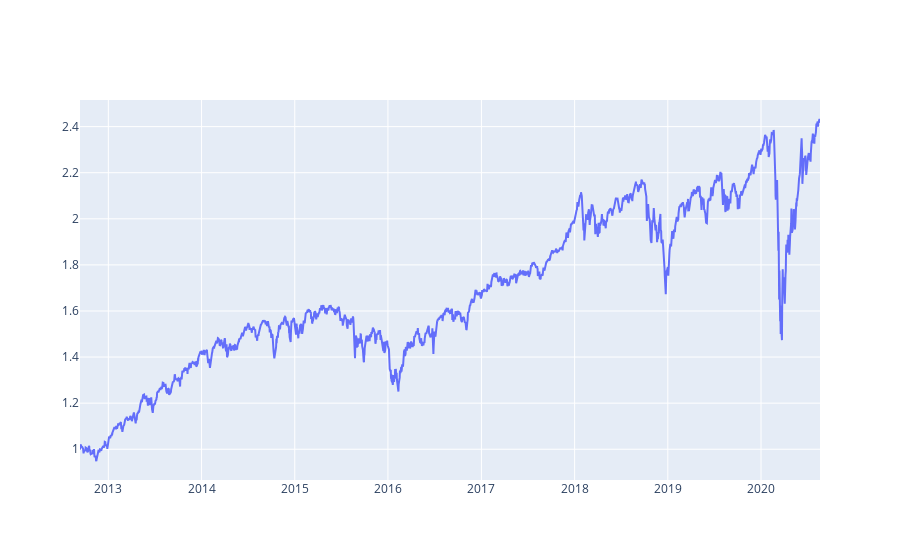

The notebook cell this image was saved under:
### Markdown cell above
Here a buy-and-hold strategy on liquid assets is defined. The strategy defines equal positive allocation weights on all liquid assets and is fully invested.

It is important to **trade only liquid assets**, as defined by the corresponding Quantiacs filter function, otherwise the submission will not be accepted for live evaluation.

After strategy definition local (i.e. their value corresponds to the given date) key statistical indicators are computed:

 * equity: the value of the equity curve, i.e. the cumulative sum of profits and losses;
 * relative_return: the relative return of the strategy;
 * underwater: the value of the underwater chart, i.e. the chart tracking peak-to-through losses before a new peak is achieved; 
 * bias: the ratio of the difference between unsigned long and short allocation weights and their sum.
 
Global statistics are also shown:

* max_drawdown: the largest value in absolute sense of the underwater chart during all simulation interval;
* instruments: the number of instruments which got allocation for at least 1 day during all simulation interval.

The most interesting statistics are those evaluated on a rolling window of 3 years:

* volatility: the standard deviation of the relative returns;
* mean_return: the mean value of the relative returns;
* sharpe_ratio: the ratio of mean_return and volatility;
* avg_turnover: the average daily turnover. 

A submission will be accepted only if its **Sharpe ratio is larger than 1 over the last 3 years** at submission time.

### Code cell
output = data.sel(field="is_liquid") # 1 <-> asset is liquid; 0 otherwise

# normalize allocation weights so that the sum of absolute values = 1:
output = output / output.sum("asset")

stats = qnstats.calc_stat(data, output)

display(stats.to_pandas().tail())

equity_curve = stats.loc[:,"equity"]

# draw performance chart:
fig = go.Figure(data = [
    go.Scatter(
        x=equity_curve.time.to_pandas(),
        y=equity_curve,
        hovertext="Equity curve",
    )
])
fig.update_yaxes(fixedrange=False) # unlock vertical scrolling
fig.show()

### Figure 1 — Plotly figure (JSON) as saved in the notebook; plotly's stock layout.template omitted (floating-point values rounded to 4 significant figures; data arrays with more than 128 entries replaced by an {"elided": "..."} marker saying what was removed)
{"data": [{"hovertext": "Equity curve", "type": "scatter", "x": {"elided": "1997 str values"}, "y": {"elided": "1997 float values"}}], "layout": {"yaxis": {"fixedrange": false}}}
